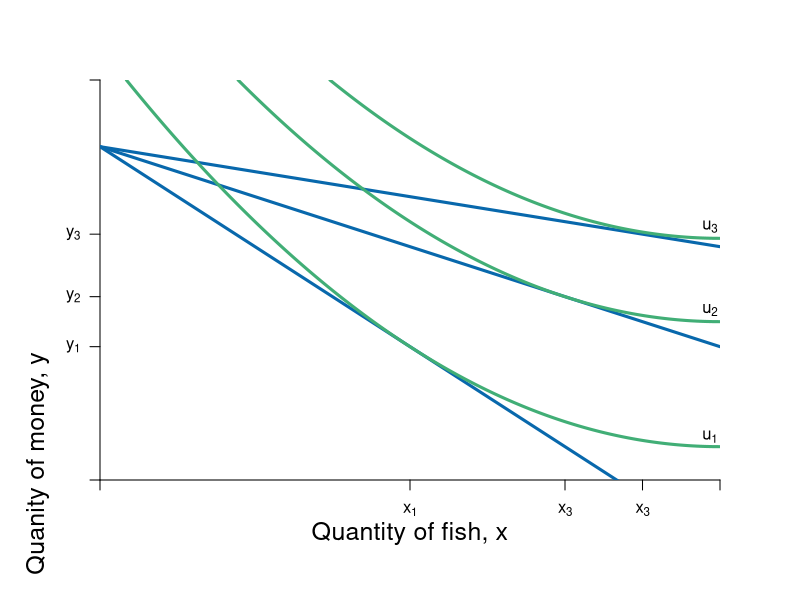

The R script that drew this image:

require(shape)
pdf(file = "bfh-textbook/constrained_optimization/step_by_step_graphs_3/offer_curve_qql_step1.pdf", width = 9, height = 7)

#Set parameters for graphics
axislabelsize <- 1.5
graphlinewidth <- 3
segmentlinewidth <- 2

COL <- c("#7fc97f", "#beaed4", "#fdc086", "#ffff99", "#386cb0", "#f0027f", "#bf5b17", "#666666")
COLA <- c("#99d8c9","#66c2a4","#41ae76", "#238b45", "#005824")
COLB <- c("#4eb3d3", "#2b8cbe", "#0868ac","#084081")

#Edited the margins to cater for the larger LHS labels
par(mar =  c(6, 5, 4, 4))

mrsA <- function(x, rmax = 10, xmax = 20) {
  rmax - (rmax/xmax)*x
}


uA <- function(x, y, rmax = 2, xmax = 12) {
  y + rmax*x - (1/2)*(rmax/xmax)*x^2
}

indiffA1 <- function(x, uA = 10, rmax = 2.5, xmax = 10) {
  uA - rmax*x + (1/2)*(rmax/xmax)*(x^2)
}

offerCurve <- function(x, w, rmax = 2, xmax = 12) {
  w - rmax*x + (rmax/xmax)*x^2
}

bcA <- function(x, w = 20, p = 2) {
  w - p*x
}


xlims <- c(0, 12)
ylims <- c(0, 12)

npts <- 501 
x <- seq(xlims[1], xlims[2], length.out = npts)
y <- seq(ylims[1], ylims[2], length.out = npts) 
a <- c(13, 16.75, 19.25)

plot(0, 0, xlim = xlims, ylim = ylims, type = "n",
     xlab = expression(paste("")),
     ylab = expression(paste("")), 
     xaxt = "n", 
     yaxt = "n", 
     cex.lab = axislabelsize, 
     bty = "n",
     xaxs="i", 
     yaxs="i")

# ticksy <- seq(from = 0, to = ylims[2], by = 2)
# ylabels <- seq(from = 0, to = ylims[2], by = 2)
# ticksx <- seq(from = 0, to = xlims[2], by = 2)
# xlabels <- seq(from = 0, to = xlims[2], by = 2)
ticksy <- c(0, 4, 5.5, 7.375 , ylims[2])
ylabels <- c(NA, expression(paste(y[1])), expression(paste(y[2])), expression(paste(y[3])), NA)
ticksx <- c(0, 6, 9, 10.5,  xlims[2])
xlabels <- c(NA, expression(paste(x[1])), expression(paste(x[3])), expression(paste(x[3])), NA)




axis(1, at = ticksx, pos = 0, labels = xlabels)
axis(2, at = ticksy, pos = 0, labels = ylabels, las = 1)

npts <- 500 
xx1 <- seq(xlims[1], xlims[2], length.out = npts)

#lines(xx1, bcA(xx1, w = 10, p = 1.5), col = COLB[3], lwd = graphlinewidth)
lines(xx1, bcA(xx1, w = 10, p = 1), col = COLB[3], lwd = graphlinewidth)
lines(xx1, bcA(xx1, w = 10, p = 0.5), col = COLB[3], lwd = graphlinewidth)
lines(xx1, bcA(xx1, w = 10, p = 0.25), col = COLB[3], lwd = graphlinewidth)


#Label the axes
mtext(expression(paste("Quantity of fish, ", x)), side=1, line = 2.5, cex = axislabelsize)
text(-1.2, 0.5 * 1, expression(paste("Quanity of money, ", y)), xpd = TRUE, cex = 1.5, srt = 90) 

#Label the indifference curves
text(11.8, 1.3, expression(u[1]))
text(11.8, 5.1, expression(u[2]))
text(11.8, 7.6, expression(u[3]))


contour(x, y, 
        outer(x, y, uA),
        drawlabels = FALSE,
        col = COLA[3],
        lwd = graphlinewidth,
        levels = a, 
        xaxs="i", 
        yaxs="i", 
        add = TRUE)


dev.off()
